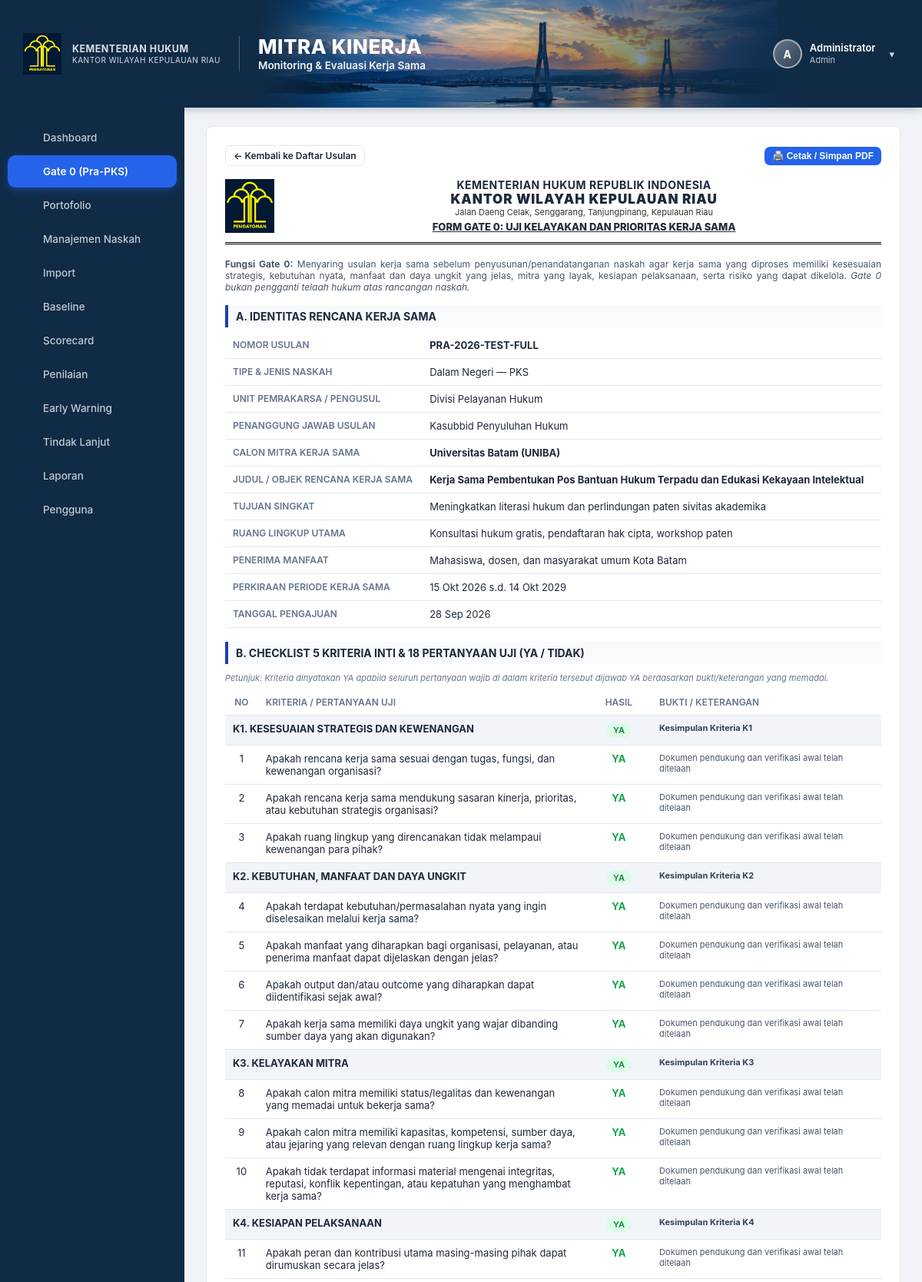
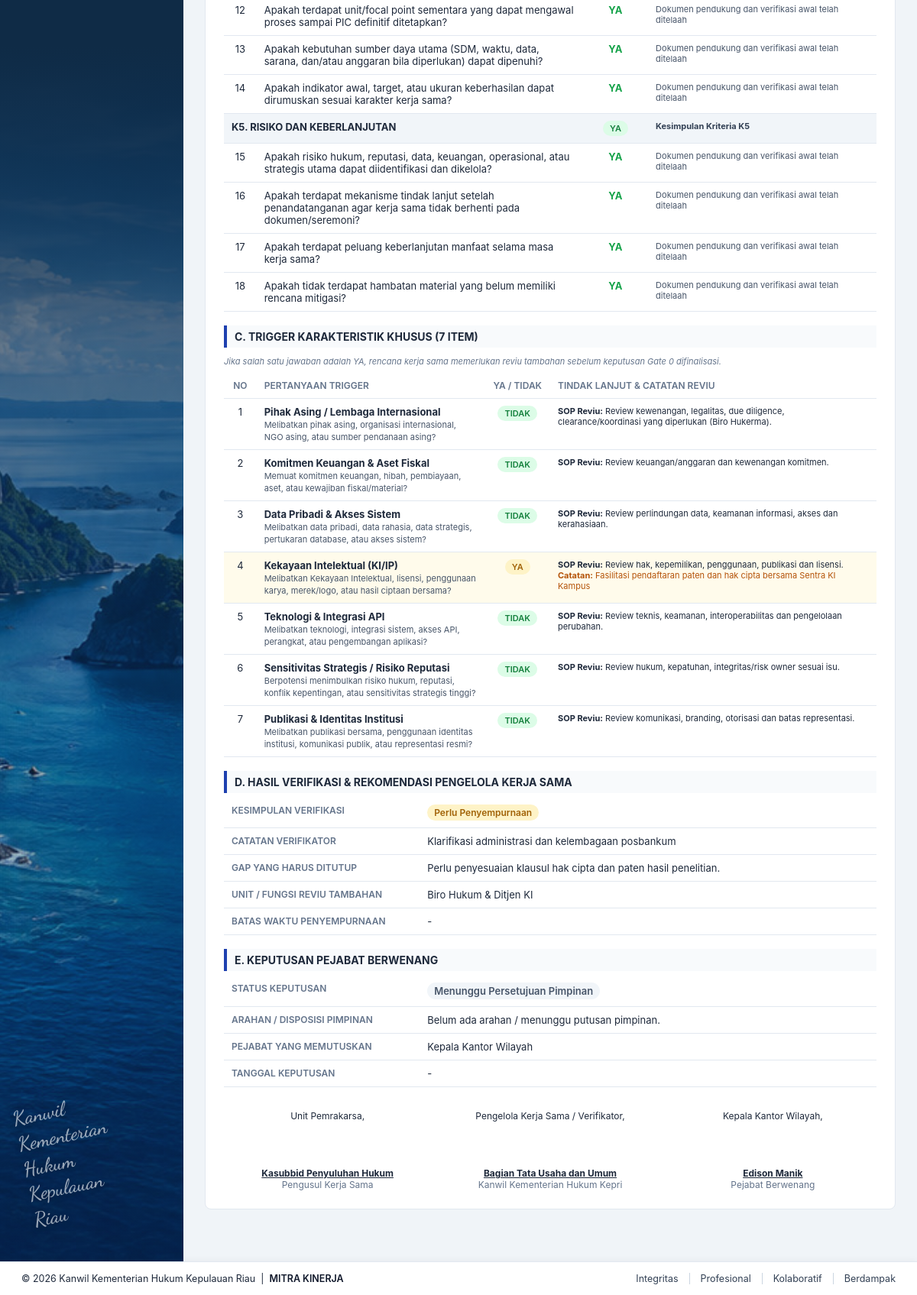
Page /gate0.php?view=detail&id=6 (signed in) on the committed database (2 pictures, top to bottom).
### tables this page shows
CREATE TABLE `pra_pks` (
  `id` int(11) NOT NULL AUTO_INCREMENT,
  `nomor_usulan` varchar(50) NOT NULL,
  `tipe_kerjasama` enum('Dalam Negeri','Luar Negeri') NOT NULL DEFAULT 'Dalam Negeri',
  `jenis_naskah` enum('MoU','PKS','Lainnya') NOT NULL DEFAULT 'PKS',
  `unit_pemrakarsa` varchar(255) NOT NULL,
  `penanggung_jawab_usulan` varchar(255) DEFAULT NULL,
  `calon_mitra` varchar(255) NOT NULL,
  `judul_rencana` text NOT NULL,
  `tujuan_singkat` text DEFAULT NULL,
  `ruang_lingkup` text DEFAULT NULL,
  `penerima_manfaat` text DEFAULT NULL,
  `perkiraan_mulai` date DEFAULT NULL,
  `perkiraan_selesai` date DEFAULT NULL,
  `k1_kesesuaian_strategis` enum('YA','TIDAK') NOT NULL DEFAULT 'YA',
  `k2_kebutuhan_daya_ungkit` enum('YA','TIDAK') NOT NULL DEFAULT 'YA',
  `k3_kelayakan_mitra` enum('YA','TIDAK') NOT NULL DEFAULT 'YA',
  `k4_kesiapan_sumber_daya` enum('YA','TIDAK') NOT NULL DEFAULT 'YA',
  `k5_risiko_keberlanjutan` enum('YA','TIDAK') NOT NULL DEFAULT 'YA',
  `pertanyaan_uji` longtext DEFAULT NULL,
  `trigger_khusus` longtext DEFAULT NULL,
  `catatan_verifikasi` text DEFAULT NULL,
  `gap_penyempurnaan` text DEFAULT NULL,
  `unit_review_tambahan` text DEFAULT NULL,
  `batas_waktu_penyempurnaan` date DEFAULT NULL,
  `status_rekomendasi` enum('Layak','Perlu Penyempurnaan','Tidak Prioritas / Tidak Layak') NOT NULL DEFAULT 'Layak',
  `status_persetujuan` enum('Menunggu Persetujuan Pimpinan','Disetujui Pimpinan','Dikembalikan untuk Revisi','Ditolak Pimpinan') NOT NULL DEFAULT 'Menunggu Persetujuan Pimpinan',
  `catatan_pimpinan` text DEFAULT NULL,
  `tanggal_persetujuan` date DEFAULT NULL,
  `pimpinan_id` int(11) DEFAULT NULL,
  `is_promoted_to_pks` tinyint(1) NOT NULL DEFAULT 0,
  `created_by` int(11) DEFAULT NULL,
  `created_at` timestamp NOT NULL DEFAULT current_timestamp(),
  `updated_at` timestamp NOT NULL DEFAULT current_timestamp() ON UPDATE current_timestamp(),
  PRIMARY KEY (`id`),
  UNIQUE KEY `nomor_usulan` (`nomor_usulan`),
  KEY `pimpinan_id` (`pimpinan_id`),
  KEY `created_by` (`created_by`),
  CONSTRAINT `pra_pks_ibfk_1` FOREIGN KEY (`pimpinan_id`) REFERENCES `users` (`id`) ON DELETE SET NULL,
  CONSTRAINT `pra_pks_ibfk_2` FOREIGN KEY (`created_by`) REFERENCES `users` (`id`) ON DELETE SET NULL
);

### includes/functions.php (called while the page is built, shortened)
<?php
function formatTanggal(?string $tgl): string {
    $t = strtotime($tgl);
    $bulan = ['','Jan','Feb','Mar','Apr','Mei','Jun','Jul','Agu','Sep','Okt','Nov','Des'];
    return date('d', $t) . ' ' . $bulan[(int)date('n', $t)] . ' ' . date('Y', $t);
}
function h(?string $s): string {
    return htmlspecialchars($s ?? '', ENT_QUOTES, 'UTF-8');
}

### gate0.php (the view, shortened to what this page needs)
<?php
$pdo = getDB();
$view = $_GET['view'] ?? 'list';
$detailId = (int)($_GET['id'] ?? 0);
if (($view === 'detail' || $view === 'print') && $detailId > 0) {
    $stmt = $pdo->prepare('SELECT p.*, u.nama as nama_pembuat, pim.nama as nama_pimpinan
                           FROM pra_pks p
                           LEFT JOIN users u ON p.created_by = u.id
                           LEFT JOIN users pim ON p.pimpinan_id = pim.id
                           WHERE p.id = ?');
    $stmt->execute([$detailId]);
    $usulan = $stmt->fetch();
    $pertanyaanData = json_decode($usulan['pertanyaan_uji'] ?? '[]', true) ?: [];
    $triggerData = json_decode($usulan['trigger_khusus'] ?? '[]', true) ?: [];
    if ($view === 'detail') {
        require __DIR__ . '/includes/header.php';
    }
    ?>
    <div class="print-container" style="max-width:960px;margin:0 auto;background:#fff;padding:24px;border-radius:8px;border:1px solid #e2e8f0;">
        <div class="flex-between no-print" style="margin-bottom:16px;">
            <a href="gate0.php" class="btn btn-outline btn-sm">&larr; Kembali ke Daftar Usulan</a>
            <div style="display:flex;gap:8px;">
                <button onclick="window.print()" class="btn btn-primary btn-sm">🖨️ Cetak / Simpan PDF</button>
            </div>
        </div>
        <div class="kop-surat" style="display:flex;align-items:center;border-bottom:3px double #000;padding-bottom:12px;margin-bottom:18px;">
            <img src="public/img/logo-hukum.png" alt="Logo" style="height:70px;margin-right:16px;">
            <div class="kop-text" style="text-align:center;flex:1;">
                <div style="font-size:14px;font-weight:700;letter-spacing:0.5px;">KEMENTERIAN HUKUM REPUBLIK INDONESIA</div>
                <div style="font-size:17px;font-weight:900;letter-spacing:1px;">KANTOR WILAYAH KEPULAUAN RIAU</div>
                <div style="font-size:11px;color:#333;">Jalan Daeng Celak, Senggarang, Tanjungpinang, Kepulauan Riau</div>
                <div style="font-size:13px;font-weight:800;margin-top:4px;text-decoration:underline;">FORM GATE 0: UJI KELAYAKAN DAN PRIORITAS KERJA SAMA</div>
            </div>
        </div>
        <p style="font-size:12px;color:#475569;margin-bottom:16px;text-align:justify;">
            <strong>Fungsi Gate 0:</strong> Menyaring usulan kerja sama sebelum penyusunan/penandatanganan naskah agar kerja sama yang diproses memiliki kesesuaian strategis, kebutuhan nyata, manfaat dan daya ungkit yang jelas, mitra yang layak, kesiapan pelaksanaan, serta risiko yang dapat dikelola. <em>Gate 0 bukan pengganti telaah hukum atas rancangan naskah.</em>
        </p>
        <h3 style="font-size:14px;margin:14px 0 6px;background:#f8fafc;padding:6px 10px;border-left:4px solid #1e40af;">
            A. IDENTITAS RENCANA KERJA SAMA
        </h3>
        <table style="width:100%;border-collapse:collapse;margin-bottom:14px;">
            <tr><th style="width:30%;">Nomor Usulan</th><td><strong><?= h($usulan['nomor_usulan']) ?></strong></td></tr>
            <tr><th>Tipe &amp; Jenis Naskah</th><td><?= h($usulan['tipe_kerjasama']) ?> &mdash; <?= h($usulan['jenis_naskah']) ?></td></tr>
            <tr><th>Unit Pemrakarsa / Pengusul</th><td><?= h($usulan['unit_pemrakarsa']) ?></td></tr>
            <tr><th>Penanggung Jawab Usulan</th><td><?= h($usulan['penanggung_jawab_usulan'] ?? '-') ?></td></tr>
            <tr><th>Calon Mitra Kerja Sama</th><td><strong><?= h($usulan['calon_mitra']) ?></strong></td></tr>
            <tr><th>Judul / Objek Rencana Kerja Sama</th><td><strong><?= h($usulan['judul_rencana']) ?></strong></td></tr>
            <tr><th>Tujuan Singkat</th><td><?= nl2br(h($usulan['tujuan_singkat'] ?? '-')) ?></td></tr>
            <tr><th>Ruang Lingkup Utama</th><td><?= nl2br(h($usulan['ruang_lingkup'] ?? '-')) ?></td></tr>
            <tr><th>Penerima Manfaat</th><td><?= h($usulan['penerima_manfaat'] ?? '-') ?></td></tr>
            <tr><th>Perkiraan Periode Kerja Sama</th><td><?= formatTanggal($usulan['perkiraan_mulai']) ?> s.d. <?= formatTanggal($usulan['perkiraan_selesai']) ?></td></tr>
            <tr><th>Tanggal Pengajuan</th><td><?= formatTanggal($usulan['created_at']) ?></td></tr>
        </table>
        <h3 style="font-size:14px;margin:18px 0 6px;background:#f8fafc;padding:6px 10px;border-left:4px solid #1e40af;">
            B. CHECKLIST 5 KRITERIA INTI &amp; 18 PERTANYAAN UJI (YA / TIDAK)
        </h3>
        <p style="font-size:11px;color:#64748b;margin-bottom:8px;">
            <em>Petunjuk: Kriteria dinyatakan YA apabila seluruh pertanyaan wajib di dalam kriteria tersebut dijawab YA berdasarkan bukti/keterangan yang memadai.</em>
        </p>
        <table style="width:100%;border-collapse:collapse;margin-bottom:14px;">
            <thead>
                <tr>
                    <th style="width:5%;text-align:center;">No</th>
                    <th style="width:50%;">Kriteria / Pertanyaan Uji</th>
                    <th style="width:10%;text-align:center;">Hasil</th>
                    <th style="width:35%;">Bukti / Keterangan</th>
                </tr>
            </thead>
            <tbody>
                <?php foreach (GATE0_CRITERIA as $kCode => $crit):
                    $critVal = $usulan[strtolower($kCode) . '_' . ($kCode === 'K1' ? 'kesesuaian_strategis' : ($kCode === 'K2' ? 'kebutuhan_daya_ungkit' : ($kCode === 'K3' ? 'kelayakan_mitra' : ($kCode === 'K4' ? 'kesiapan_sumber_daya' : 'risiko_keberlanjutan'))))];
                ?>
                <tr style="background:#f1f5f9;font-weight:700;">
                    <td colspan="2"><?= $kCode ?>. <?= strtoupper($crit['nama']) ?></td>
                    <td style="text-align:center;">
                        <span class="badge badge-<?= $critVal === 'YA' ? 'success' : 'danger' ?>"><?= $critVal ?></span>
                    </td>
                    <td style="font-size:11px;color:#334155;">Kesimpulan Kriteria <?= $kCode ?></td>
                </tr>
                <?php foreach ($crit['questions'] as $qNum => $qText):
                    $qItem = $pertanyaanData["q{$qNum}"] ?? ['jawab' => 'YA', 'bukti' => '-'];
                ?>
                <tr>
                    <td style="text-align:center;"><?= $qNum ?></td>
                    <td><?= h($qText) ?></td>
                    <td style="text-align:center;">
                        <strong style="color:<?= $qItem['jawab'] === 'YA' ? '#16a34a' : '#dc2626' ?>;"><?= $qItem['jawab'] ?></strong>
                    </td>
                    <td style="font-size:11px;color:#475569;"><?= h($qItem['bukti'] ?? '-') ?></td>
                </tr>
                <?php endforeach; ?>
                <?php endforeach; ?>
            </tbody>
        </table>
        <h3 style="font-size:14px;margin:18px 0 6px;background:#f8fafc;padding:6px 10px;border-left:4px solid #1e40af;">
            C. TRIGGER KARAKTERISTIK KHUSUS (7 ITEM)
        </h3>
        <p style="font-size:11px;color:#64748b;margin-bottom:8px;">
            <em>Jika salah satu jawaban adalah YA, rencana kerja sama memerlukan reviu tambahan sebelum keputusan Gate 0 difinalisasi.</em>
        </p>
        <table style="width:100%;border-collapse:collapse;margin-bottom:14px;">
            <thead>
                <tr>
                    <th style="width:5%;text-align:center;">No</th>
                    <th style="width:35%;">Pertanyaan Trigger</th>
                    <th style="width:10%;text-align:center;">YA / TIDAK</th>
                    <th style="width:50%;">Tindak Lanjut &amp; Catatan Reviu</th>
                </tr>
            </thead>
            <tbody>
                <?php foreach (GATE0_TRIGGERS as $tNum => $trig):
                    $tItem = $triggerData["t{$tNum}"] ?? ['jawab' => 'TIDAK', 'catatan' => ''];
                    $isYa = ($tItem['jawab'] === 'YA');
                ?>
                <tr style="<?= $isYa ? 'background:#fffbeb;' : '' ?>">
                    <td style="text-align:center;"><?= $tNum ?></td>
                    <td>
                        <strong><?= h($trig['judul']) ?></strong><br>
                        <span style="font-size:11px;color:#475569;"><?= h($trig['teks']) ?></span>
                    </td>
                    <td style="text-align:center;">
                        <span class="badge badge-<?= $isYa ? 'warning' : 'success' ?>"><?= $tItem['jawab'] ?></span>
                    </td>
                    <td style="font-size:11px;">
                        <strong>SOP Reviu:</strong> <?= h($trig['reviu']) ?><br>
                        <?php if (!empty($tItem['catatan'])): ?>
                        <span style="color:#b45309;"><strong>Catatan:</strong> <?= h($tItem['catatan']) ?></span>
                        <?php endif; ?>
                    </td>
                </tr>
                <?php endforeach; ?>
            </tbody>
        </table>
        <h3 style="font-size:14px;margin:18px 0 6px;background:#f8fafc;padding:6px 10px;border-left:4px solid #1e40af;">
            D. HASIL VERIFIKASI &amp; REKOMENDASI PENGELOLA KERJA SAMA
        </h3>
        <table style="width:100%;border-collapse:collapse;margin-bottom:14px;">
            <tr>
                <th style="width:30%;">Kesimpulan Verifikasi</th>
                <td>
                    <span class="badge badge-<?= $usulan['status_rekomendasi'] === 'Layak' ? 'success' : ($usulan['status_rekomendasi'] === 'Perlu Penyempurnaan' ? 'warning' : 'danger') ?>" style="font-size:12px;">
                        <?= h($usulan['status_rekomendasi']) ?>
                    </span>
                </td>
            </tr>
            <tr><th>Catatan Verifikator</th><td><?= nl2br(h($usulan['catatan_verifikasi'] ?? 'Seluruh aspek kelayakan awal telah diverifikasi.')) ?></td></tr>
            <tr><th>Gap yang Harus Ditutup</th><td><?= nl2br(h($usulan['gap_penyempurnaan'] ?? '-')) ?></td></tr>
            <tr><th>Unit / Fungsi Reviu Tambahan</th><td><?= h($usulan['unit_review_tambahan'] ?? '-') ?></td></tr>
            <tr><th>Batas Waktu Penyempurnaan</th><td><?= $usulan['batas_waktu_penyempurnaan'] ? formatTanggal($usulan['batas_waktu_penyempurnaan']) : '-' ?></td></tr>
        </table>
        <h3 style="font-size:14px;margin:18px 0 6px;background:#f8fafc;padding:6px 10px;border-left:4px solid #1e40af;">
            E. KEPUTUSAN PEJABAT BERWENANG
        </h3>
        <table style="width:100%;border-collapse:collapse;margin-bottom:20px;">
            <tr>
                <th style="width:30%;">Status Keputusan</th>
                <td>
                    <span class="badge badge-<?= match($usulan['status_persetujuan']) { 'Disetujui Pimpinan' => 'success', 'Dikembalikan untuk Revisi' => 'warning', 'Ditolak Pimpinan' => 'danger', default => 'secondary' } ?>" style="font-size:13px;">
                        <?= h($usulan['status_persetujuan']) ?>
                    </span>
                </td>
            </tr>
            <tr><th>Arahan / Disposisi Pimpinan</th><td><?= nl2br(h($usulan['catatan_pimpinan'] ?? 'Belum ada arahan / menunggu putusan pimpinan.')) ?></td></tr>
            <tr><th>Pejabat yang Memutuskan</th><td><?= h($usulan['nama_pimpinan'] ?? 'Kepala Kantor Wilayah') ?></td></tr>
            <tr><th>Tanggal Keputusan</th><td><?= $usulan['tanggal_persetujuan'] ? formatTanggal($usulan['tanggal_persetujuan']) : '-' ?></td></tr>
        </table>
        <div class="sig-grid" style="display:grid;grid-template-columns:1fr 1fr 1fr;gap:20px;margin-top:30px;text-align:center;font-size:12px;">
            <div>
                <div>Unit Pemrakarsa,</div>
                <div style="height:60px;"></div>
                <div style="font-weight:700;text-decoration:underline;"><?= h($usulan['penanggung_jawab_usulan'] ?: $usulan['unit_pemrakarsa']) ?></div>
                <div class="muted">Pengusul Kerja Sama</div>
            </div>
            <div>
                <div>Pengelola Kerja Sama / Verifikator,</div>
                <div style="height:60px;"></div>
                <div style="font-weight:700;text-decoration:underline;">Bagian Tata Usaha dan Umum</div>
                <div class="muted">Kanwil Kementerian Hukum Kepri</div>
            </div>
            <div>
                <div>Kepala Kantor Wilayah,</div>
                <div style="height:60px;"></div>
                <div style="font-weight:700;text-decoration:underline;"><?= h($usulan['nama_pimpinan'] ?: 'Edison Manik') ?></div>
                <div class="muted">Pejabat Berwenang</div>
            </div>
        </div>
    </div>
    <?php
    if ($view === 'detail') {
        require __DIR__ . '/includes/footer.php';
    } else {
        echo '</body></html>';
    }
    exit;
}
require __DIR__ . '/includes/header.php';
?>
<?php require __DIR__ . '/includes/footer.php'; ?>

### rows in the picture
pra_pks: nomor_usulan "PRA-2026-TEST-FULL", tipe_kerjasama "Dalam Negeri", jenis_naskah "PKS", unit_pemrakarsa "Divisi Pelayanan Hukum", penanggung_jawab_usulan "Kasubbid Penyuluhan Hukum", calon_mitra "Universitas Batam (UNIBA)", judul_rencana "Kerja Sama Pembentukan Pos Bantuan Hukum Terpadu dan Edukasi Kekayaan Intelektual", tujuan_singkat "Meningkatkan literasi hukum dan perlindungan paten sivitas akademika", ruang_lingkup "Konsultasi hukum gratis, pendaftaran hak cipta, workshop paten", penerima_manfaat "Mahasiswa, dosen, dan masyarakat umum Kota Batam", perkiraan_mulai "15 Okt 2026", perkiraan_selesai "14 Okt 2029", created_at "28 Sep 2026", k1_kesesuaian_strategis "YA", pertanyaan_uji "YA", pertanyaan_uji "Dokumen pendukung dan verifikasi awal telah ditelaah", k2_kebutuhan_daya_ungkit "YA", k3_kelayakan_mitra "YA", k4_kesiapan_sumber_daya "YA", k5_risiko_keberlanjutan "YA", trigger_khusus "TIDAK", trigger_khusus "YA", trigger_khusus "Fasilitasi pendaftaran paten dan hak cipta bersama Sentra KI Kampus", status_rekomendasi "Perlu Penyempurnaan", catatan_verifikasi "Klarifikasi administrasi dan kelembagaan posbankum", gap_penyempurnaan "Perlu penyesuaian klausul hak cipta dan paten hasil penelitian.", unit_review_tambahan "Biro Hukum & Ditjen KI", status_persetujuan "Menunggu Persetujuan Pimpinan", catatan_pimpinan "Belum ada arahan / menunggu putusan pimpinan."

### other values in the picture
$nav['label'] "Dashboard"
$nav['label'] "Gate 0 (Pra-PKS)"
$nav['label'] "Portofolio"
$nav['label'] "Manajemen Naskah"
$nav['label'] "Import"
$nav['label'] "Baseline"
$nav['label'] "Scorecard"
$nav['label'] "Penilaian"
$nav['label'] "Early Warning"
$nav['label'] "Tindak Lanjut"
$nav['label'] "Laporan"
$initials "A"
$user['nama'] "Administrator"
$user['role'] "Admin"
$kCode "K1"
